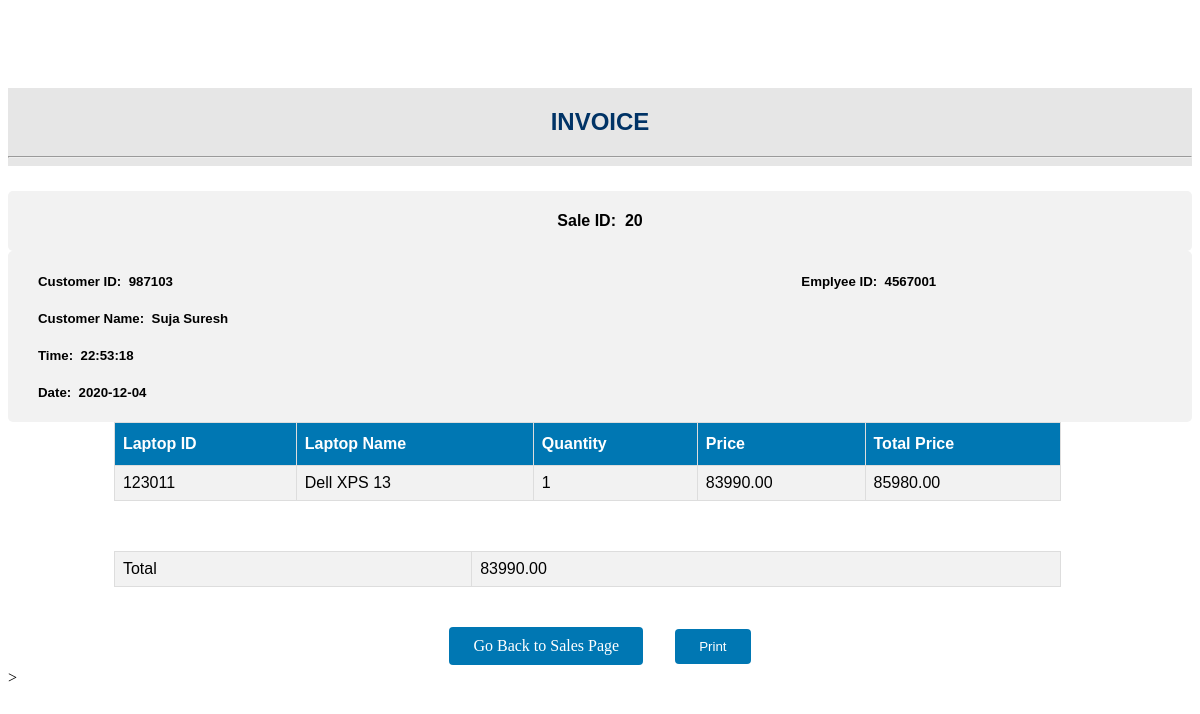
Screenshot of /Laptop/emp-bill.php with the database file from the repository.
### tables this page shows
CREATE TABLE `sales` (
  `SALE_ID` int(11) NOT NULL,
  `C_ID` decimal(6,0) NOT NULL,
  `S_DATE` date DEFAULT NULL,
  `S_TIME` time DEFAULT NULL,
  `TOTAL_AMT` decimal(12,2) DEFAULT NULL,
  `E_ID` decimal(7,0) NOT NULL
);

CREATE TABLE `customer` (
  `C_ID` decimal(6,0) NOT NULL,
  `C_FNAME` varchar(30) NOT NULL,
  `C_LNAME` varchar(30) DEFAULT NULL,
  `C_AGE` int(11) NOT NULL,
  `C_SEX` varchar(6) NOT NULL,
  `C_PHNO` decimal(10,0) NOT NULL,
  `C_MAIL` varchar(40) DEFAULT NULL
);

CREATE TABLE `sales_items` (
  `SALE_ID` int(11) NOT NULL,
  `LAP_ID` decimal(6,0) NOT NULL,
  `SALE_QTY` int(11) NOT NULL,
  `TOT_PRICE` decimal(8,2) NOT NULL
);

CREATE TABLE `laptop` (
  `LAP_ID` decimal(6,0) NOT NULL,
  `LAP_NAME` varchar(50) NOT NULL,
  `LAP_QTY` int(11) NOT NULL,
  `CATEGORY` varchar(20) DEFAULT NULL,
  `LAP_PRICE` decimal(8,2) NOT NULL
);

### Laptop/emp-bill.php (the view, shortened to what this page needs)
<!DOCTYPE html>
<html lang="en">
<head>
    <link rel="stylesheet" type="text/css" href="nav2.css">
    <link rel="stylesheet" type="text/css" href="form6.css">
    <link rel="stylesheet" type="text/css" href="table3.css">
</head>
<body>
    <center>
	    <div class="head" style="width:100%; margin-right:0px; margin-left:0px">
	    <h2> INVOICE</h2>
        <hr>
	    </div>
	</center>
<br>
        <?php
            include "config.php";
            $qry1="select * from sales ORDER BY sale_id DESC LIMIT 1";
            $result1=$conn->query($qry1);
            $row1=$result1->fetch_row();
            $sid=$row1[0];
            $cid=$row1[1];
            $stime = $row1[3];
            $sdate = $row1[2];
            $stotal = $row1[4];
            $eid=$row1[5];
            $qry2="SELECT * from customer where c_id=$cid";
            $result2=$conn->query($qry2);
            $row2=$result2->fetch_row();
            $c_name= $row2[1]." ".$row2[2];
            echo '<br><center>
                    <div class="one row" style="padding:0px; margin:0px;width:100%;margin-top:25px;">
                        <h4>Sale ID:&nbsp;&nbsp;'.$sid.'<h4>
                    </div>
                  </center><br><br>';
            echo '<div class="one row" style="width:100%;padding:0px; margin:0px;">
                    <div class="column" style="padding-left:30px">
                        <h5>Customer ID:&nbsp;&nbsp;'.$cid.'</h5>
                        <h5>Customer Name:&nbsp;&nbsp;'.$c_name.'</h5>
                        <h5>Time:&nbsp;&nbsp;'.$stime.'</h5>
                        <h5>Date:&nbsp;&nbsp;'.$sdate.'</h5>
                    </div>
                    <div class="column" style="float:right; margin-right:0px;">
                        <h5>Emplyee ID:&nbsp;&nbsp;'.$eid.'</h5>
                    </div>
                  </div>';
                    echo "<center>
                    <table id='table1'>
                    <tr>
                        <th>Laptop ID</th>
                        <th>Laptop Name</th>
                        <th>Quantity</th>
                        <th>Price</th>
                        <th>Total Price</th>
                    </tr>";
                    $qry3 = "SELECT lap_id,sale_qty,tot_price FROM sales_items where sale_id=$sid";
                        $result3 = $conn->query($qry3);
                        if ($result3->num_rows > 0) {
                        while($row3 = $result3->fetch_assoc()) {
                        $lapid=$row3["lap_id"];
                        $qry4 = "SELECT lap_name,lap_price FROM laptop where lap_id=$lapid";
                        $result4 = $conn->query($qry4);
                        $row4=$result4->fetch_row();
                        echo "<tr>";
                            echo "<td>" . $row3["lap_id"]. "</td>";
                            echo "<td>" . $row4[0] . "</td>";
                            echo "<td>" . $row3["sale_qty"]. "</td>";
                            echo "<td>" . $row4[1] . "</td>";
                            echo "<td>" . $row3["tot_price"]. "</td>";
                        echo "</tr>";
                        }
                        echo "</table>";
                    }
                    echo "<table id='table1'>
                    <tr style='background-color: #f2f2f2;'>
                    <td>Total</td>
                    <td>";echo $stotal;
                    echo "</td>
                    </tr>
                    </table></center>";
        ?>
        <br><br>
        <center>
         <a name='pos1' class='button1 view-btn' href="emp-pos1.php">Go Back to Sales Page</a>&nbsp;&nbsp;&nbsp;&nbsp;&nbsp;&nbsp;
        <button type="submit" class='button1 view-btn' onclick="myFunction()">Print</button>
        </center>
                >
</body>
</html>

### Laptop/nav2.css (style rules this page uses)
div.head { width:78%; font-family:Arial; background-color:#e6e6e6; color:#003366; float:right; margin-top:80px; margin-right:53px; margin-left:0px; top: 0; right: 0; overflow:hidden; }

### Laptop/form6.css (style rules this page uses)
.one { border-radius: 5px; box-sizing: border-box; background-color: #f2f2f2; padding:30px; padding-right:10px; padding-left: 60px; width:1000px; float:right; margin-right:45px; margin-top:0px; margin-bottom:50px; font-family:Arial; }
.column { float: left; width: 33%; }
.row:after { content: ""; display: table; clear: both; }

### Laptop/table3.css (style rules this page uses)
#table1 { font-family: Arial; border-collapse: collapse; margin-top:50px; margin-right:25px; width: 80%; overflow:auto; }
#table1 td, #table1 th { border: 1px solid #ddd; padding: 8px; }
#table1 tr:nth-child(even) { background-color: #f2f2f2; }
#table1 th { padding-top: 12px; padding-bottom: 12px; text-align: left; background-color: #0077b3; color: white; }
.button1 { border:none; color: white; padding: 10px 24px; text-align: center; text-decoration: none; display: inline-block; margin: 4px 2px; border-radius: 4px; cursor: pointer; }
.view-btn { border-radius: 4px; background-color:#0077b3; }

### rows the page displays
sales: SALE_ID "20", C_ID "987103", S_TIME "22:53:18", S_DATE "2020-12-04", E_ID "4567001", TOTAL_AMT "83990.00"
customer: c_name "Suja Suresh"
sales_items: LAP_ID "123011", laptop.LAP_NAME "Dell XPS 13", SALE_QTY "1", laptop.LAP_PRICE "83990.00", TOT_PRICE "85980.00"
